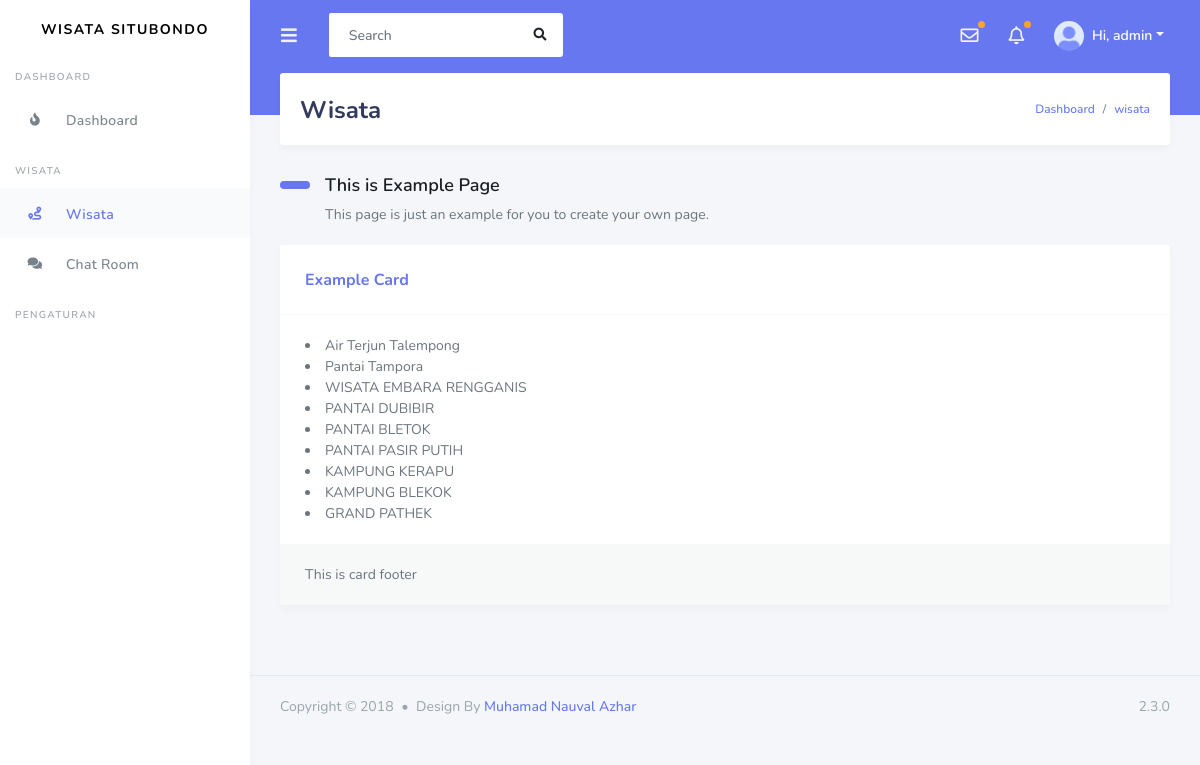
The app's page /wisata/ (signed in) with its own data.
### prima_wisata/models.py (models this page shows, shortened)
class Tempat(models.Model):
    nama = models.CharField(max_length=50)
    alamat = models.TextField()
    desa = models.CharField(max_length=50)
    kecamatan = models.CharField(max_length=50)
    buka = models.CharField(max_length=10)
    tutup = models.CharField(max_length=10)
    biaya = models.ForeignKey(Biaya, on_delete=models.CASCADE, null=True)

### prima_wisata/views.py (the view)
# urls.py: path('wisata/', views.wisata, name='wisata'),
@login_required
def wisata(request):
    tempat = Tempat.objects.all()
    konteks = {
        'title': 'wisata',
        'subtitle': '',
        'active': 'wisata',
        'wisata': tempat,
    }
    return render(request, 'user/wisata.html', konteks)

### prima_wisata/templates/user/wisata.html
{% extends 'basic.html' %}
{% block content %}
<h2 class="section-title">This is Example Page</h2>
<p class="section-lead">This page is just an example for you to create your own page.</p>
<div class="card">
    <div class="card-header">
        <h4>Example Card</h4>
    </div>
    <div class="card-body">
        {% for w in wisata %}
            <li>{{ w.nama }}</li>
        {% endfor %}
    </div>
    <div class="card-footer bg-whitesmoke">
        This is card footer
    </div>
</div>
{% endblock %}

### templates/basic.html (shortened to what this page needs)
{% load static %}
<!DOCTYPE html>
<html lang="en">
<head>
  <link rel="stylesheet" href="https://stackpath.bootstrapcdn.com/bootstrap/4.3.1/css/bootstrap.min.css">
  <link rel="stylesheet" href="https://use.fontawesome.com/releases/v5.7.2/css/all.css">
  <link rel="stylesheet" href="{% static 'css/style.css' %}">
  <link rel="stylesheet" href="{% static 'css/components.css' %}">
</head>
<body>
  <div id="app">
    <div class="main-wrapper">
      {% include "components/navbar.html" %}
      {% include "components/sidebar.html" %}
      <div class="main-content">
        <section class="section">
          {% include "components/header.html" %}
          <div class="section-body">
            {% block content %}
            {% endblock %}
          </div>
        </section>
      </div>
      {% include "components/footer.html" %}
    </div>
  </div>
</body>
</html>

### templates/components/navbar.html (shortened to what this page needs)
{% load static %}
<div class="navbar-bg"></div>
  <nav class="navbar navbar-expand-lg main-navbar">
    <form class="form-inline mr-auto">
      <ul class="navbar-nav mr-3">
        <li><a href="#" data-toggle="sidebar" class="nav-link nav-link-lg"><i class="fas fa-bars"></i></a></li>
      </ul>
      <div class="search-element">
        <input class="form-control" type="search" placeholder="Search" aria-label="Search" data-width="250">
        <button class="btn" type="submit"><i class="fas fa-search"></i></button>
      </div>
    </form>
    <ul class="navbar-nav navbar-right">
      <li class="dropdown dropdown-list-toggle"><a href="#" data-toggle="dropdown" class="nav-link nav-link-lg message-toggle beep"><i class="far fa-envelope"></i></a>
      </li>
      <li class="dropdown dropdown-list-toggle"><a href="#" data-toggle="dropdown" class="nav-link notification-toggle nav-link-lg beep"><i class="far fa-bell"></i></a>
      </li>
      <li class="dropdown"><a href="#" data-toggle="dropdown" class="nav-link dropdown-toggle nav-link-lg nav-link-user">
        <img alt="image" src="{% static 'img/avatar/avatar-1.png' %}" class="rounded-circle mr-1">
        <div class="d-sm-none d-lg-inline-block">Hi, {{ user.username }}</div></a>
      </li>
    </ul>
  </nav>

### templates/components/sidebar.html (shortened to what this page needs)
<div class="main-sidebar">
    <aside id="sidebar-wrapper">
      <div class="sidebar-brand">
        <a href="index.html">Wisata Situbondo</a>
      </div>
      <ul class="sidebar-menu">
        <li class="menu-header">Dashboard</li>
          <li class="{% if active == 'index' %} active {% endif %}">
            <a class="nav-link" href="{% url 'dashboard' %}">
              <i class="fas fa-fire"></i>
              <span>Dashboard</span>
            </a>
          </li>
          <li class="menu-header">Wisata</li>
          <li class="{% if active == 'wisata' %} active {% endif %}">
            <a class="nav-link" href="{% url 'wisata' %}">
              <i class="fas fa-route"></i>
              <span>Wisata</span>
            </a>
          </li>
          <li class="{% if active == 'chat' %} active {% endif %}">
            <a class="nav-link" href="{% url 'chat' %}">
              <i class="fas fa-comments"></i>
              <span>Chat Room</span>
            </a>
          </li>
          <li class="menu-header">Pengaturan</li>
        </ul>
    </aside>
  </div>

### templates/components/header.html (shortened to what this page needs)
<div class="section-header">
    <h1>{{ title | title }}</h1>
    <div class="section-header-breadcrumb">
        <div class="breadcrumb-item active"><a href="#">Dashboard</a></div>
        <div class="breadcrumb-item active"><a href="#">{{ title }}</a></div>
    </div>
  </div>

### templates/components/footer.html
<footer class="main-footer">
    <div class="footer-left">
      Copyright &copy; 2018 <div class="bullet"></div> Design By <a href="https://nauval.in/">Muhamad Nauval Azhar</a>
    </div>
    <div class="footer-right">
      2.3.0
    </div>
  </footer>

### records on screen
Tempat: nama "Air Terjun Talempong"
Tempat: nama "Pantai Tampora"
Tempat: nama "WISATA EMBARA RENGGANIS"
Tempat: nama "PANTAI DUBIBIR"
Tempat: nama "PANTAI BLETOK"
Tempat: nama "PANTAI PASIR PUTIH"
Tempat: nama "KAMPUNG KERAPU"
Tempat: nama "KAMPUNG BLEKOK"
Tempat: nama "GRAND PATHEK"

### other values on screen
{{ user.username }} "admin"
{{ title | title }} "Wisata"
{{ title }} "wisata"
